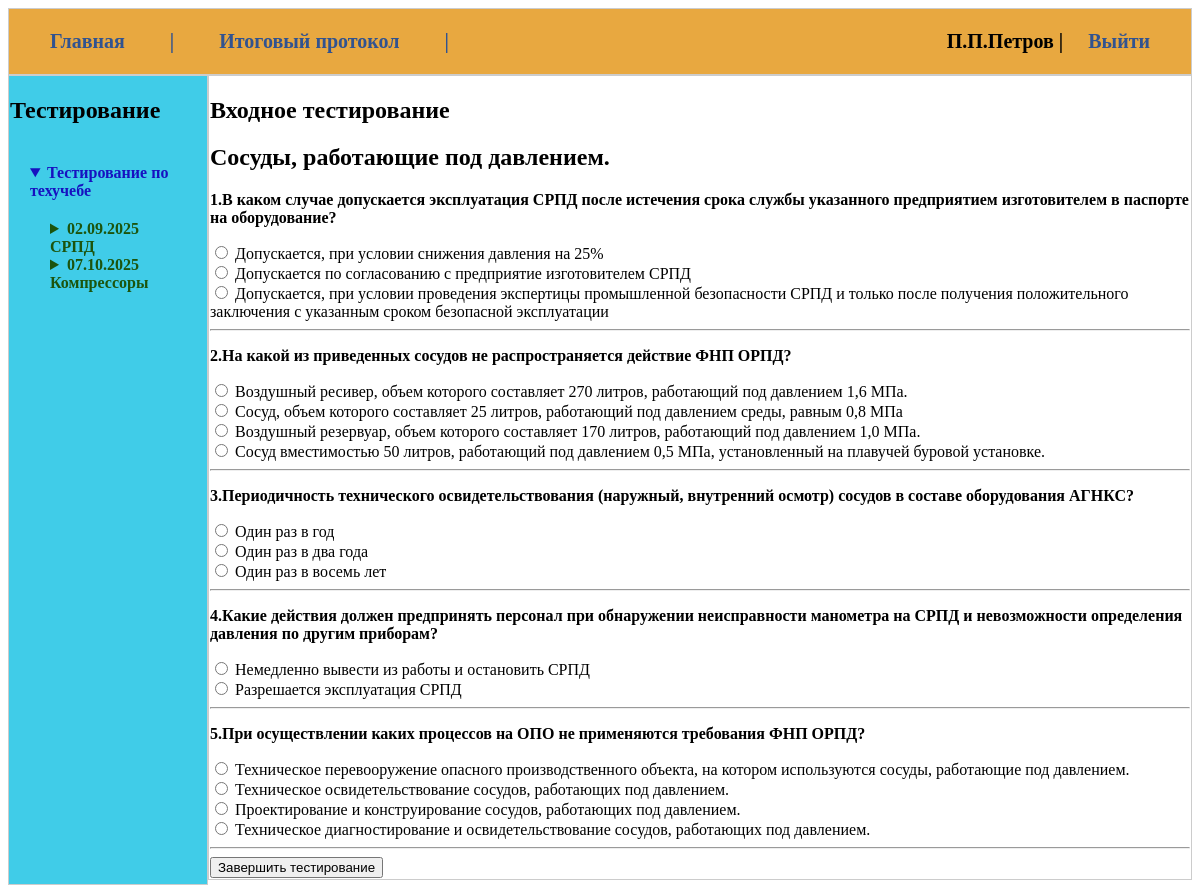
The app's page /take/1/1/ (signed in) with its own data.
### exams/models.py (models this page shows, shortened)
class Exam(models.Model):
    title = models.CharField(max_length=200, verbose_name="Название экзамена")
    duration = models.PositiveIntegerField(
        help_text="Продолжительность в минутах",
        verbose_name="Время на прохождение"
    )
    class Meta:
        verbose_name = "Экзамен"
        verbose_name_plural = "Экзамены"

class Question(models.Model):
    exam = models.ForeignKey(
        Exam,
        related_name='questions',
        on_delete=models.CASCADE,
        verbose_name="Экзамен"
    )
    text = models.TextField(verbose_name="Текст вопроса")
    class Meta:
        verbose_name = "Вопрос"
        verbose_name_plural = "Вопросы"

class Answer(models.Model):
    question = models.ForeignKey(
        Question,
        related_name='answers',
        on_delete=models.CASCADE,
        verbose_name="Вопрос"
    )
    text = models.CharField(max_length=200, verbose_name="Текст ответа")
    is_correct = models.BooleanField(default=False, verbose_name="Правильный ответ")
    class Meta:
        verbose_name = "Ответ"
        verbose_name_plural = "Ответы"

### exams/views.py (the view, shortened to what this page needs)
# urls.py: path('take/<int:exam_id>/<int:exam2_id>/', views.take_exam, name='take_exam'),
@login_required
def take_exam(request: HttpRequest, exam_id: int, exam2_id: int = 1) -> HttpResponse:
    exam = get_object_or_404(Exam, id=exam_id)
    questions = exam.questions.all()
    genus = 'Входное тестирование' if exam2_id == 1 else 'Итоговое тестирование'
    """Добавляем защиту: min() для исключения падения random.sample
       если вопросов в базе меньше 5
    """
    count = min(questions.count(), 5)
    sampled_questions = random.sample(list(questions), count) if count > 0 else []
    return render(request, 'exams/take_exam.html', {
        'exam': exam,
        'questions': sampled_questions,
        'genus': genus
    })

### exams/templates/exams/take_exam.html (shortened to what this page needs)
{% extends 'base.html'%}
{% block content %}
<h2>{{ genus }}</h2>
<h2>{{ exam.title }}</h2>
<form method="POST">
    {% for question in questions %}
        <div class="question-block">
            <p><b>{{ forloop.counter }}.</b><b>{{ question.text }}</b></p>
            {% for answer in question.answers.all %}
                <label>
                    <input type="radio" name="question_{{ question.id }}" value="{{ answer.id }}">
                    {{ answer.text }}
                </label><br>
            {% endfor %}
        </div>
        <hr>
    {% endfor %}
    <button type="submit">Завершить тестирование</button>
</form>
{%endblock%}

### templates/base.html
{% load static %}
<!doctype html>
<html lang="en">
<head>
    <link type="text/css" href="{% static 'exams/css/styles.css' %}" rel="stylesheet"/>
</head>
<body>
    <div class="container">
        <div class="container2">
        <div class="item">
            <table>
                <ul >
                    <li><a href="/">Главная</a></li >
                    <li><a>|</a></li>
                    <li><a href="/results_all">Итоговый протокол</a></li >
                    <li><a>|</a></li>
                        {% if user.is_authenticated %}
                    <li style="float: right;">{{ user.username }} | <a href="{% url 'users:logout'%}" >Выйти</a></li>
                    {% else %}
                    <li style="float: right;"><a href="{% url 'users:login'%}">Войти</a> | <a href="#">Регистрация</a></li>
                    {% endif %}
                </ul>
            </table>
        </div>
    </div>
        <div class="container2">
            <div class="item1">
                <h2>Тестирование</h3>
                    {% include 'exams/includes/nav_ds.html' %}
            </div>
        <div class="item2">
            {% block content %}
            {%endblock%}
        </div>
    </div>
    </div>
</body>
</html>

### exams/static/exams/css/styles.css (style rules this page uses)
.container { display: flex; flex-direction: column; margin: 0; }
.container2 { display: flex; flex-direction: column-count; }
.item { width: 100%; padding: 1px; background-color: rgb(232, 168, 64); border: 1px solid #ccc; margin-bottom: 0px; font-size: 20px; font-weight: bold; }
.item1 { width: 20%; padding: 1px; background-color: rgb(64, 204, 232); border: 1px solid #ccc; margin-bottom: 0px; }
.item2 { width: 100%; padding: 1px; border: 1px solid #ccc; margin-bottom: 5px; }
ul { list-style: none; margin: 0; padding: 20px; }
a { fond-size: 40px; padding: 20px; color: hwb(219 18% 43% / 0.985); text-decoration: none; }
li { display: inline; }

### records on screen
Exam: title "Сосуды, работающие под давлением."
Question: text "В каком случае допускается эксплуатация СРПД после истечения срока службы указанного предприятием изготовителем в паспорте на оборудование?"
Answer: text "Допускается, при условии снижения давления на 25%"
Answer: text "Допускается по согласованию с предприятие изготовителем СРПД"
Answer: text "Допускается, при условии проведения экспертицы промышленной безопасности СРПД и только после получения положительного заключения с указанным сроком безопасной эксплуатации"
Question: text "На какой из приведенных сосудов не распространяется действие ФНП ОРПД?"
Answer: text "Воздушный ресивер, объем которого составляет 270 литров, работающий под давлением 1,6 МПа."
Answer: text "Сосуд, объем которого составляет 25 литров, работающий под давлением среды, равным 0,8 МПа"
Answer: text "Воздушный резервуар, объем которого составляет 170 литров, работающий под давлением 1,0 МПа."
Answer: text "Сосуд вместимостью 50 литров, работающий под давлением 0,5 МПа, установленный на плавучей буровой установке."
Question: text "Периодичность технического освидетельствования (наружный, внутренний осмотр) сосудов в составе оборудования АГНКС?"
Answer: text "Один раз в год"
Answer: text "Один раз в два года"
Answer: text "Один раз в восемь лет"
Question: text "Какие действия должен предпринять персонал при обнаружении неисправности манометра на СРПД и невозможности определения давления по другим приборам?"
Answer: text "Немедленно вывести из работы и остановить СРПД"
Answer: text "Разрешается эксплуатация СРПД"
Question: text "При осуществлении каких процессов на ОПО не применяются требования ФНП ОРПД?"
Answer: text "Техническое перевооружение опасного производственного объекта, на котором используются сосуды, работающие под давлением."
Answer: text "Техническое освидетельствование сосудов, работающих под давлением."
Answer: text "Проектирование и конструирование сосудов, работающих под давлением."
Answer: text "Техническое диагностирование и освидетельствование сосудов, работающих под давлением."

### other values on screen
{{ user.username }} "П.П.Петров"
{{ genus }} "Входное тестирование"
